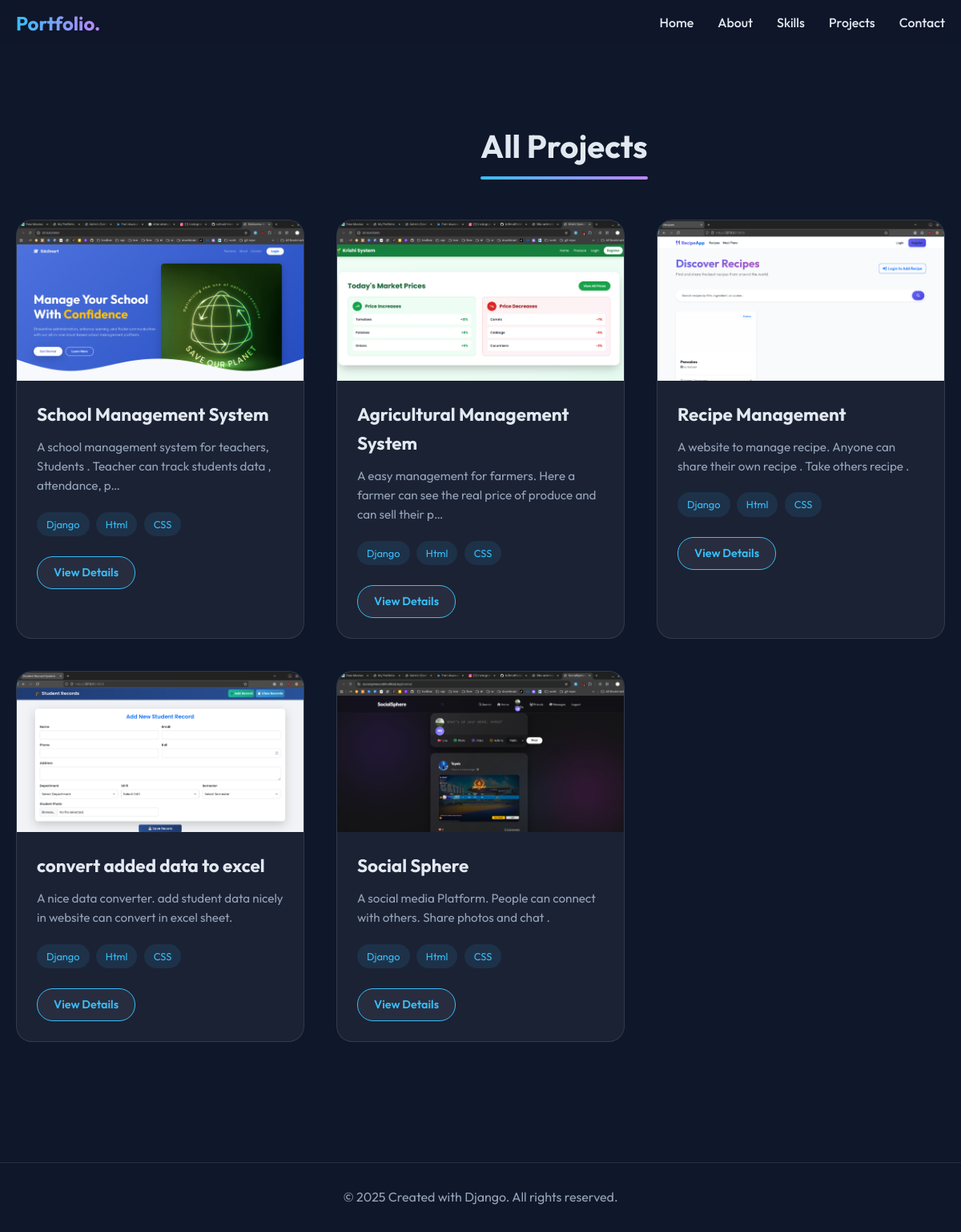
/projects/, run on the app's committed database.
### portfolio/models.py (models this page shows, shortened)
class Project(models.Model):
    title = models.CharField(max_length=200)
    description = models.TextField()
    image = models.ImageField(upload_to='projects/')
    github_link = models.URLField(blank=True)
    live_link = models.URLField(blank=True)
    technologies = models.ManyToManyField(Skill, blank=True)
    featured = models.BooleanField(default=False)
    created_at = models.DateTimeField(auto_now_add=True)

class Skill(models.Model):
    name = models.CharField(max_length=50)
    proficiency = models.IntegerField(validators=[MinValueValidator(0), MaxValueValidator(100)])
    icon_class = models.CharField(max_length=100, help_text="FontAwesome or RemixIcon class", blank=True)
    image = models.ImageField(upload_to='skills/', blank=True, null=True)

### portfolio/views.py (the view)
# urls.py: path('projects/', public_project_list, name='public_project_list'),
def public_project_list(request):
    projects = Project.objects.all()
    return render(request, 'portfolio/project_list_public.html', {'projects': projects})

### portfolio/templates/portfolio/project_list_public.html
{% extends 'portfolio/base.html' %}
{% block content %}
<section class="projects-section public-project-page">
    <div class="container">
        <h2 class="section-title" data-aos="fade-up">All Projects</h2>
        <div class="projects-grid">
            {% for project in projects %}
            <div class="project-card" data-aos="fade-up" data-aos-delay="{{ forloop.counter }}00">
                <div class="project-img">
                    <img src="{{ project.image.url }}" alt="{{ project.title }}">
                </div>
                <div class="project-info">
                    <h3>{{ project.title }}</h3>
                    <p>{{ project.description|truncatechars:100 }}</p>
                    <div class="project-tech">
                        {% for tech in project.technologies.all|slice:":3" %}
                        <span>{{ tech.name }}</span>
                        {% endfor %}
                    </div>
                    <a href="{% url 'project_detail' project.pk %}" class="btn btn-sm">View Details</a>
                </div>
            </div>
            {% empty %}
            <p>No projects found.</p>
            {% endfor %}
        </div>
    </div>
</section>
{% endblock %}

### portfolio/templates/portfolio/base.html (shortened to what this page needs)
<!DOCTYPE html>
<html lang="en">
<head>
    <link rel="stylesheet" href="https://cdnjs.cloudflare.com/ajax/libs/font-awesome/6.4.0/css/all.min.css">
    <link href="https://unpkg.com/aos@2.3.1/dist/aos.css" rel="stylesheet">
    {% load static %}
    <link rel="stylesheet" href="{% static 'css/styles.css' %}?v=1.2">
    <link rel="stylesheet" href="{% static 'css/responsive.css' %}?v=1.2">
</head>
<body>
    <nav class="navbar" style="padding: 10px 0; ">
        <div class="container">
            <a href="{% url 'home' %}" class="logo">Portfolio.</a>
            <ul class="nav-links">
                <li><a href="#home">Home</a></li>
                <li><a href="#about">About</a></li>
                <li><a href="#skills">Skills</a></li>
                <li><a href="#projects">Projects</a></li>
                <li><a href="#contact">Contact</a></li>
            </ul>
        </div>
    </nav>
    <main>
        {% block content %}
        {% endblock %}
    </main>
    <footer>
        <div class="container">
            <p>&copy; {% now "Y" %} Created with Django. All rights reserved.</p>
        </div>
    </footer>
</body>
</html>

### static/css/styles.css (style rules this page uses)
:root { --bg-color: #0f172a; --text-color: #e2e8f0; --primary-color: #38bdf8; --secondary-color: #818cf8; --accent-color: #c084fc; --glass-bg: rgba(255, 255, 255, 0.05); --glass-border: rgba(255, 255, 255, 0.1); --card-bg: rgba(30, 41, 59, 0.7); --nav-bg: rgba(15, 23, 42, 0.8); }
* { margin: 0; padding: 0; box-sizing: border-box; }
body { font-family: 'Outfit', sans-serif; background-color: var(--bg-color); color: var(--text-color); line-height: 1.6; overflow-x: hidden; }
html { scroll-behavior: smooth; }
.container { max-width: 1200px; margin: 0 auto; padding: 0 20px; }
a { text-decoration: none; color: inherit; transition: all 0.3s ease; }
ul { list-style: none; }
.btn { display: inline-block; padding: 12px 30px; border-radius: 50px; font-weight: 600; cursor: pointer; transition: transform 0.3s, box-shadow 0.3s; }
.navbar { position: fixed; top: 0; width: 100%; padding: 10px 0; background: var(--nav-bg); backdrop-filter: blur(10px); z-index: 1000; transition: padding 0.3s; }
.navbar .container { display: flex; justify-content: space-between; align-items: center; }
.logo { font-size: 1.5rem; font-weight: 700; background: linear-gradient(to right, var(--primary-color), var(--accent-color)); background-clip: text; -webkit-background-clip: text; -webkit-text-fill-color: transparent; }
.nav-links { display: flex; gap: 30px; }
.nav-links a { font-weight: 500; }
section { padding: 100px 0; }
.section-title { font-size: 2.5rem; text-align: center; margin-bottom: 60px; position: relative; display: inline-block; left: 50%; transform: translateX(-50%); }
.section-title::after { content: ''; position: absolute; bottom: -10px; left: 0; width: 100%; height: 4px; background: linear-gradient(to right, var(--primary-color), var(--accent-color)); border-radius: 2px; }
.projects-grid { display: grid; grid-template-columns: repeat(auto-fit, minmax(300px, 1fr)); gap: 40px; }
.project-card { background: var(--glass-bg); border-radius: 20px; overflow: hidden; border: 1px solid var(--glass-border); transition: all 0.3s; }
.project-img { height: 200px; overflow: hidden; }
.project-img img { width: 100%; height: 100%; object-fit: cover; transition: transform 0.5s; }
.project-info { padding: 25px; }
.project-info h3 { margin-bottom: 10px; font-size: 1.4rem; }
.project-info p { color: #94a3b8; margin-bottom: 20px; font-size: 0.95rem; }
.project-tech span { display: inline-block; padding: 5px 12px; background: rgba(56, 189, 248, 0.1); color: var(--primary-color); border-radius: 20px; font-size: 0.8rem; margin-right: 5px; margin-bottom: 5px; }
.btn-sm { display: inline-block; margin-top: 20px; padding: 8px 20px; background: var(--glass-bg); border: 1px solid var(--primary-color); color: var(--primary-color); border-radius: 20px; font-size: 0.9rem; }
footer { padding: 30px 0; text-align: center; border-top: 1px solid var(--glass-border); margin-top: 50px; color: #94a3b8; }
.public-project-page { padding-top: 150px; min-height: 100vh; }

### data on the page
Project: image (picture), title "School Management System", description "A school management system for teachers, Students . Teacher can track students data , attendance, p…"
Skill: name "Django"
Skill: name "Html"
Skill: name "CSS"
Project: image (picture), title "Agricultural Management System", description "A easy management for farmers. Here a farmer can see the real price of produce and can sell their p…"
Project: image (picture), title "Recipe Management", description "A website to manage recipe. Anyone can share their own recipe . Take others recipe ."
Project: image (picture), title "convert added data to excel", description "A nice data converter. add student data nicely in website can convert in excel sheet."
Project: image (picture), title "Social Sphere", description "A social media Platform. People can connect with others. Share photos and chat ."
